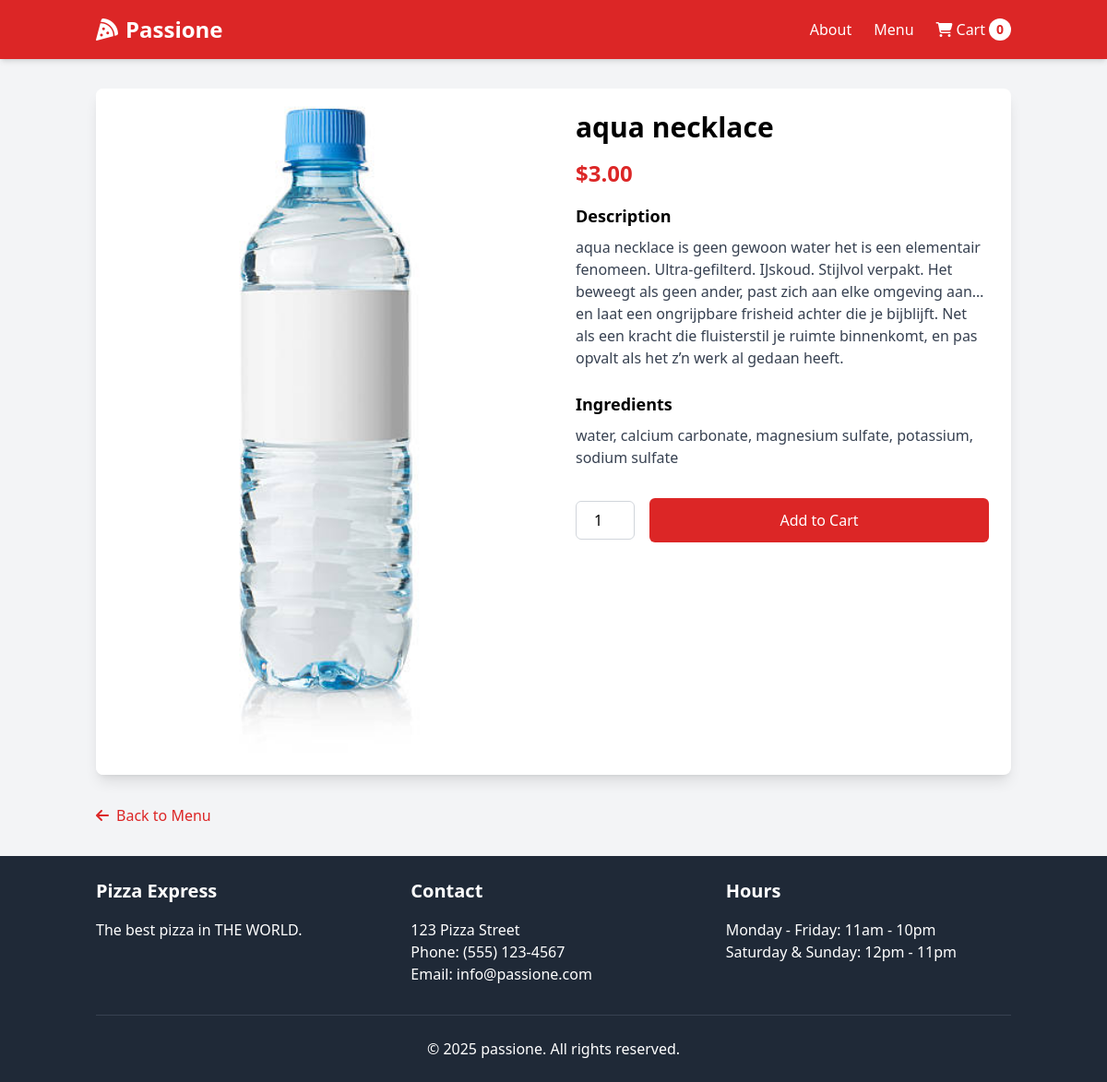
Page /product/5/aqua-necklace/ on the committed database.
### pizza_app/models.py (models this page shows, shortened)
class Product(models.Model):
    category = models.ForeignKey(Category, related_name='products', on_delete=models.CASCADE)
    name = models.CharField(max_length=200)
    slug = models.SlugField(max_length=200, unique=True)
    description = models.TextField()
    ingredients = models.TextField()
    price = models.DecimalField(max_digits=10, decimal_places=2)
    image = models.ImageField(upload_to='product_images/', blank=True)
    available = models.BooleanField(default=True)
    created = models.DateTimeField(auto_now_add=True)
    updated = models.DateTimeField(auto_now=True)
    class Meta:
        ordering = ['name']
        indexes = [
            models.Index(fields=['id', 'slug']),
            models.Index(fields=['name']),
            models.Index(fields=['-created']),
        ]

### pizza_app/views.py (the view)
# urls.py: path('product/<int:id>/<slug:slug>/', views.product_detail, name='product_detail'),
def product_detail(request, id, slug):
    product = get_object_or_404(Product, id=id, slug=slug, available=True)
    return render(request, 'pizza_app/product_detail.html', {
        'product': product
    })

### pizza_app/cart.py (called while the page is built)
    def __len__(self):
        return sum(item['quantity'] for item in self.cart.values())

### pizza_app/context_processors.py (called while the page is built)
def cart_processor(request):
    return {'cart': Cart(request)}

### pizza_app/templates/pizza_app/product_detail.html (shortened to what this page needs)
{% extends "pizza_app/base.html" %}
{% block content %}
<div class="bg-white rounded-lg shadow-lg overflow-hidden">
    <div class="md:flex">
        <div class="md:w-1/2">
            {% if product.image %}
            <img src="{{ product.image.url }}" alt="{{ product.name }}" class="w-full h-full object-cover">
            {% else %}
            <div class="h-64 md:h-full bg-gray-300 flex items-center justify-center">
                <i class="fas fa-pizza-slice text-6xl text-gray-400"></i>
            </div>
            {% endif %}
        </div>
        <div class="md:w-1/2 p-6">
            <h1 class="text-3xl font-bold mb-4">{{ product.name }}</h1>
            <div class="text-2xl text-red-600 font-bold mb-4">${{ product.price }}</div>
            <div class="mb-6">
                <h2 class="text-lg font-semibold mb-2">Description</h2>
                <p class="text-gray-700">{{ product.description }}</p>
            </div>
            <div class="mb-6">
                <h2 class="text-lg font-semibold mb-2">Ingredients</h2>
                <p class="text-gray-700">{{ product.ingredients }}</p>
            </div>
            <div class="flex items-center mt-8">
                <div class="mr-4">
                    <input type="number" id="quantity" name="quantity" min="1" value="1" class="w-16 border border-gray-300 rounded-md p-2 text-center">
                </div>
                <button id="add-to-cart" class="bg-red-600 text-white py-3 px-6 rounded-md hover:bg-red-700 transition flex-grow">
                    Add to Cart
                </button>
            </div>
        </div>
    </div>
</div>
<div class="mt-8">
    <a href="{% url 'pizza_app:index' %}" class="text-red-600 hover:underline flex items-center">
        <i class="fas fa-arrow-left mr-2"></i> Back to Menu
    </a>
</div>
{% endblock %}

### rows in the picture
Product: image (picture), name "aqua necklace", price "3.00", description "aqua necklace is geen gewoon water het is een elementair fenomeen. Ultra-gefilterd. IJskoud. Stijlvol verpakt. Het beweegt als geen ander, past zich aan elke omgeving aan… en laat een ongrijpbare frisheid achter die je bijblijft. Net als een kracht die fluisterstil je ruimte binnenkomt, en pas opvalt als het z’n werk al gedaan heeft.", ingredients "water, calcium carbonate, magnesium sulfate, potassium, sodium sulfate"

### other values in the picture
{{ cart|length }} "0"
